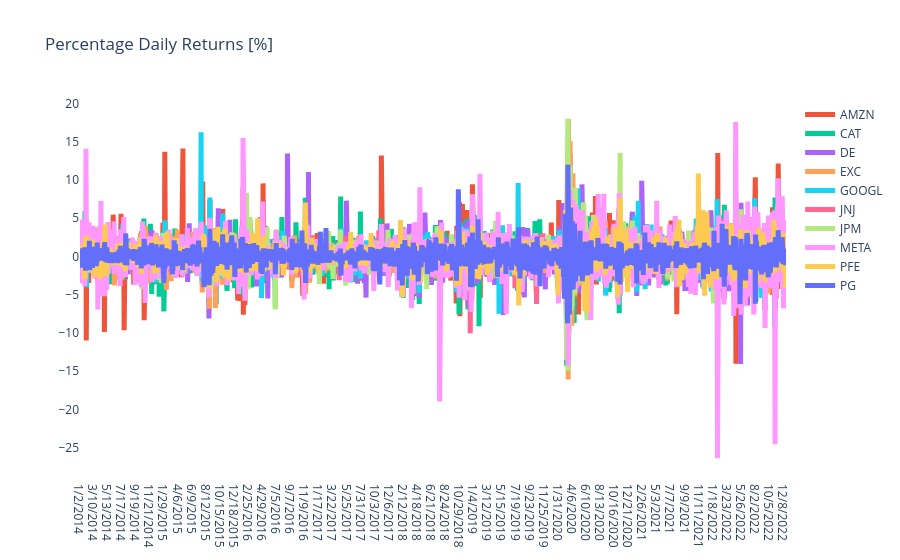
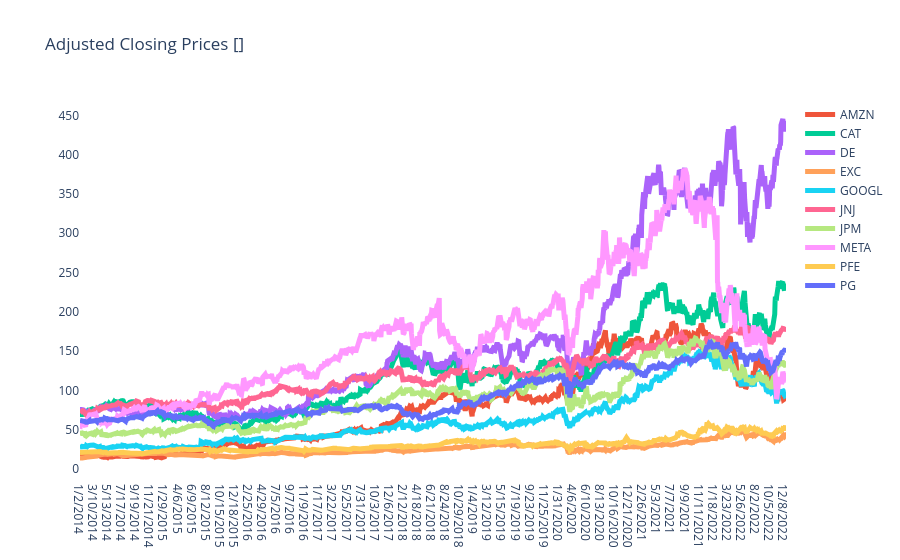

The cell these charts' notebook holds for them, in order:
### Code cell
daily_returns_df=close_price_df.iloc[:,1:].pct_change()*100
daily_returns_df.replace(np.nan,0, inplace=True)
daily_returns_df   #I perform this calculation on all stock except for the first column which is date

daily_returns_df.insert(0,'Date',close_price_df['Date'])
daily_returns_df # this is to insert the date if we dont have date

plot_financial_data(daily_returns_df, 'Percentage Daily Returns [%]') #to plot the percentage daily returns
plot_financial_data(close_price_df, 'Adjusted Closing Prices []') # to plot adjusted closing price

#using plot histogram for stock daily returns using plotly express and comparing META to JNJ Daily returns histograms

fig= px.histogram(daily_returns_df.drop(columns=['Date']))
fig.update_layout({'plot_bgcolor':'white'})

#show the correlation between daily returns
plt.Figure(figsize=(10,8))
sns.heatmap(daily_returns_df.drop(columns=['Date']).corr(),annot=True);
#by using the correlation map we see if annot=False it means we will lose the number, and from the map we see there is a strong positive correlation between caterpillar and John Deere



#function to scale stock prices based on their initial starting price with the objection to set all prices to star at a value of 1

def price_scaling(raw_prices_df):
    scaled_prices_df = raw_prices_df.copy()
    for i in raw_prices_df.columns[1:]:
        scaled_prices_df[i]= raw_prices_df[i]/raw_prices_df[i][0]
    return scaled_prices_df
price_scaling(close_price_df)

### Figure 1 — Plotly figure (JSON) as saved in the notebook; plotly's stock layout.template omitted (floating-point values rounded to 4 significant figures; data arrays with more than 128 entries replaced by an {"elided": "..."} marker saying what was removed)
{"data": [{"hovertemplate": "<extra></extra>", "legendgroup": "", "line": {"color": "#636efa", "dash": "solid", "width": 5}, "marker": {"symbol": "circle"}, "mode": "lines", "name": "", "orientation": "v", "showlegend": false, "type": "scatter", "xaxis": "x", "yaxis": "y"}, {"line": {"width": 5}, "name": "AMZN", "type": "scatter", "x": {"elided": "2257 str values"}, "y": {"elided": "2257 float values"}}, {"line": {"width": 5}, "name": "CAT", "type": "scatter", "x": {"elided": "2257 str values"}, "y": {"elided": "2257 float values"}}, {"line": {"width": 5}, "name": "DE", "type": "scatter", "x": {"elided": "2257 str values"}, "y": {"elided": "2257 float values"}}, {"line": {"width": 5}, "name": "EXC", "type": "scatter", "x": {"elided": "2257 str values"}, "y": {"elided": "2257 float values"}}, {"line": {"width": 5}, "name": "GOOGL", "type": "scatter", "x": {"elided": "2257 str values"}, "y": {"elided": "2257 float values"}}, {"line": {"width": 5}, "name": "JNJ", "type": "scatter", "x": {"elided": "2257 str values"}, "y": {"elided": "2257 float values"}}, {"line": {"width": 5}, "name": "JPM", "type": "scatter", "x": {"elided": "2257 str values"}, "y": {"elided": "2257 float values"}}, {"line": {"width": 5}, "name": "META", "type": "scatter", "x": {"elided": "2257 str values"}, "y": {"elided": "2257 float values"}}, {"line": {"width": 5}, "name": "PFE", "type": "scatter", "x": {"elided": "2257 str values"}, "y": {"elided": "2257 float values"}}, {"line": {"width": 5}, "name": "PG", "type": "scatter", "x": {"elided": "2257 str values"}, "y": {"elided": "2257 float values"}}], "layout": {"legend": {"tracegroupgap": 0}, "plot_bgcolor": "white", "title": {"text": "Percentage Daily Returns [%]"}, "xaxis": {"anchor": "y", "domain": [0, 1]}, "yaxis": {"anchor": "x", "domain": [0, 1]}}}

### Figure 2 — Plotly figure (JSON) as saved in the notebook; plotly's stock layout.template omitted (floating-point values rounded to 4 significant figures; data arrays with more than 128 entries replaced by an {"elided": "..."} marker saying what was removed)
{"data": [{"hovertemplate": "<extra></extra>", "legendgroup": "", "line": {"color": "#636efa", "dash": "solid", "width": 5}, "marker": {"symbol": "circle"}, "mode": "lines", "name": "", "orientation": "v", "showlegend": false, "type": "scatter", "xaxis": "x", "yaxis": "y"}, {"line": {"width": 5}, "name": "AMZN", "type": "scatter", "x": {"elided": "2257 str values"}, "y": {"elided": "2257 float values"}}, {"line": {"width": 5}, "name": "CAT", "type": "scatter", "x": {"elided": "2257 str values"}, "y": {"elided": "2257 float values"}}, {"line": {"width": 5}, "name": "DE", "type": "scatter", "x": {"elided": "2257 str values"}, "y": {"elided": "2257 float values"}}, {"line": {"width": 5}, "name": "EXC", "type": "scatter", "x": {"elided": "2257 str values"}, "y": {"elided": "2257 float values"}}, {"line": {"width": 5}, "name": "GOOGL", "type": "scatter", "x": {"elided": "2257 str values"}, "y": {"elided": "2257 float values"}}, {"line": {"width": 5}, "name": "JNJ", "type": "scatter", "x": {"elided": "2257 str values"}, "y": {"elided": "2257 float values"}}, {"line": {"width": 5}, "name": "JPM", "type": "scatter", "x": {"elided": "2257 str values"}, "y": {"elided": "2257 float values"}}, {"line": {"width": 5}, "name": "META", "type": "scatter", "x": {"elided": "2257 str values"}, "y": {"elided": "2257 float values"}}, {"line": {"width": 5}, "name": "PFE", "type": "scatter", "x": {"elided": "2257 str values"}, "y": {"elided": "2257 float values"}}, {"line": {"width": 5}, "name": "PG", "type": "scatter", "x": {"elided": "2257 str values"}, "y": {"elided": "2257 float values"}}], "layout": {"legend": {"tracegroupgap": 0}, "plot_bgcolor": "white", "title": {"text": "Adjusted Closing Prices []"}, "xaxis": {"anchor": "y", "domain": [0, 1]}, "yaxis": {"anchor": "x", "domain": [0, 1]}}}
